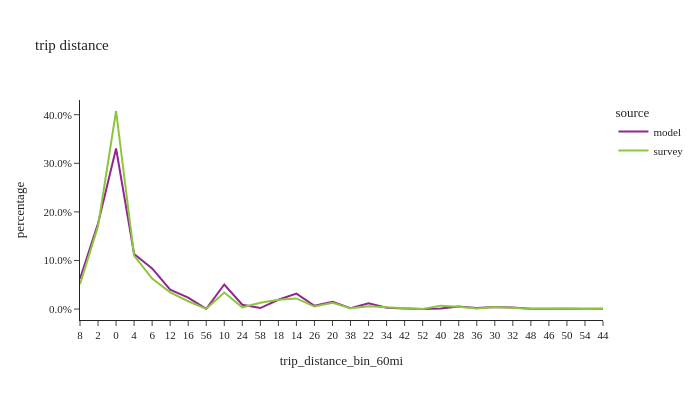

This figure's notebook cell:
### Code cell
df_plot = trip_data.loc[trip_data['trip_distance_bin_60mi'].notna()].groupby(['source','trip_distance_bin_60mi'])['trip_weight'].sum().reset_index()
df_plot['percentage'] = df_plot.groupby(['source'], group_keys=False)['trip_weight']. \
    apply(lambda x: x / float(x.sum()))

fig2 = px.line(df_plot, x='trip_distance_bin_60mi', y="percentage", color="source", title="trip distance")
fig2.for_each_annotation(lambda a: a.update(text = a.text.split("=")[-1]))
fig2.update_layout(height=400, width=700, font=dict(size=11), yaxis=dict(tickformat=".1%"))
fig2.show()

### Figure 1 — Plotly figure (JSON) as saved in the notebook; plotly's stock layout.template omitted (floating-point values rounded to 4 significant figures)
{"data": [{"hovertemplate": "source=model<br>trip_distance_bin_60mi=%{x}<br>percentage=%{y}<extra></extra>", "legendgroup": "model", "line": {"color": "#91268F", "dash": "solid"}, "marker": {"symbol": "circle"}, "mode": "lines", "name": "model", "orientation": "v", "showlegend": true, "type": "scatter", "x": ["8", "2", "0", "4", "6", "12", "16", "56", "10", "24", "58", "18", "14", "26", "20", "38", "22", "34", "42", "52", "40", "28", "36", "30", "32", "48", "46", "50", "54", "44"], "xaxis": "x", "y": [0.06241, 0.176, 0.3304, 0.1134, 0.08369, 0.04007, 0.02365, 0.000256, 0.0505, 0.008859, 0.00204, 0.01923, 0.03181, 0.006818, 0.01504, 0.001627, 0.01196, 0.002561, 0.001076, 0.0003219, 0.001337, 0.005252, 0.002005, 0.004084, 0.003117, 0.0005053, 0.0006225, 0.0003699, 0.0002628, 0.0007914], "yaxis": "y"}, {"hovertemplate": "source=survey<br>trip_distance_bin_60mi=%{x}<br>percentage=%{y}<extra></extra>", "legendgroup": "survey", "line": {"color": "#8CC63E", "dash": "solid"}, "marker": {"symbol": "circle"}, "mode": "lines", "name": "survey", "orientation": "v", "showlegend": true, "type": "scatter", "x": ["8", "2", "0", "4", "6", "12", "16", "56", "10", "24", "58", "18", "14", "26", "20", "38", "22", "34", "42", "52", "40", "28", "36", "30", "32", "48", "46", "50", "54", "44"], "xaxis": "x", "y": [0.05139, 0.1706, 0.4076, 0.1102, 0.0626, 0.0343, 0.01615, 0.0004665, 0.03415, 0.003654, 0.01287, 0.01903, 0.02183, 0.005131, 0.01274, 0.001588, 0.005878, 0.003243, 0.00194, 0.0001468, 0.007069, 0.004794, 0.001386, 0.004486, 0.002941, 0.0005791, 0.0006084, 0.001343, 0.0003863, 0.0008001], "yaxis": "y"}], "layout": {"font": {"size": 11}, "height": 400, "legend": {"title": {"text": "source"}, "tracegroupgap": 0}, "title": {"text": "trip distance"}, "width": 700, "xaxis": {"anchor": "y", "domain": [0, 1], "title": {"text": "trip_distance_bin_60mi"}}, "yaxis": {"anchor": "x", "domain": [0, 1], "tickformat": ".1%", "title": {"text": "percentage"}}}}
